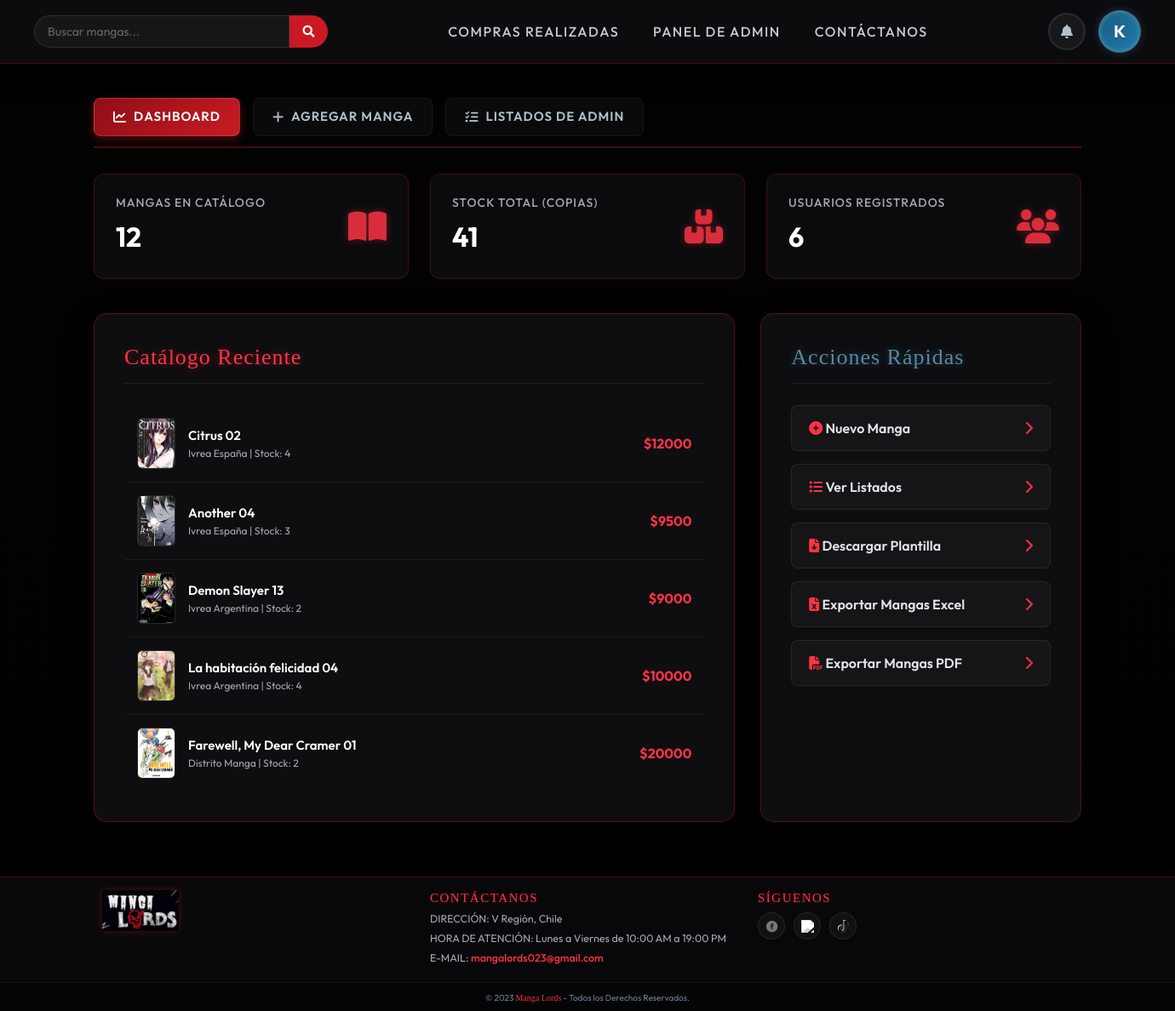
Page /administrador/ (signed in) on the earlier database version.
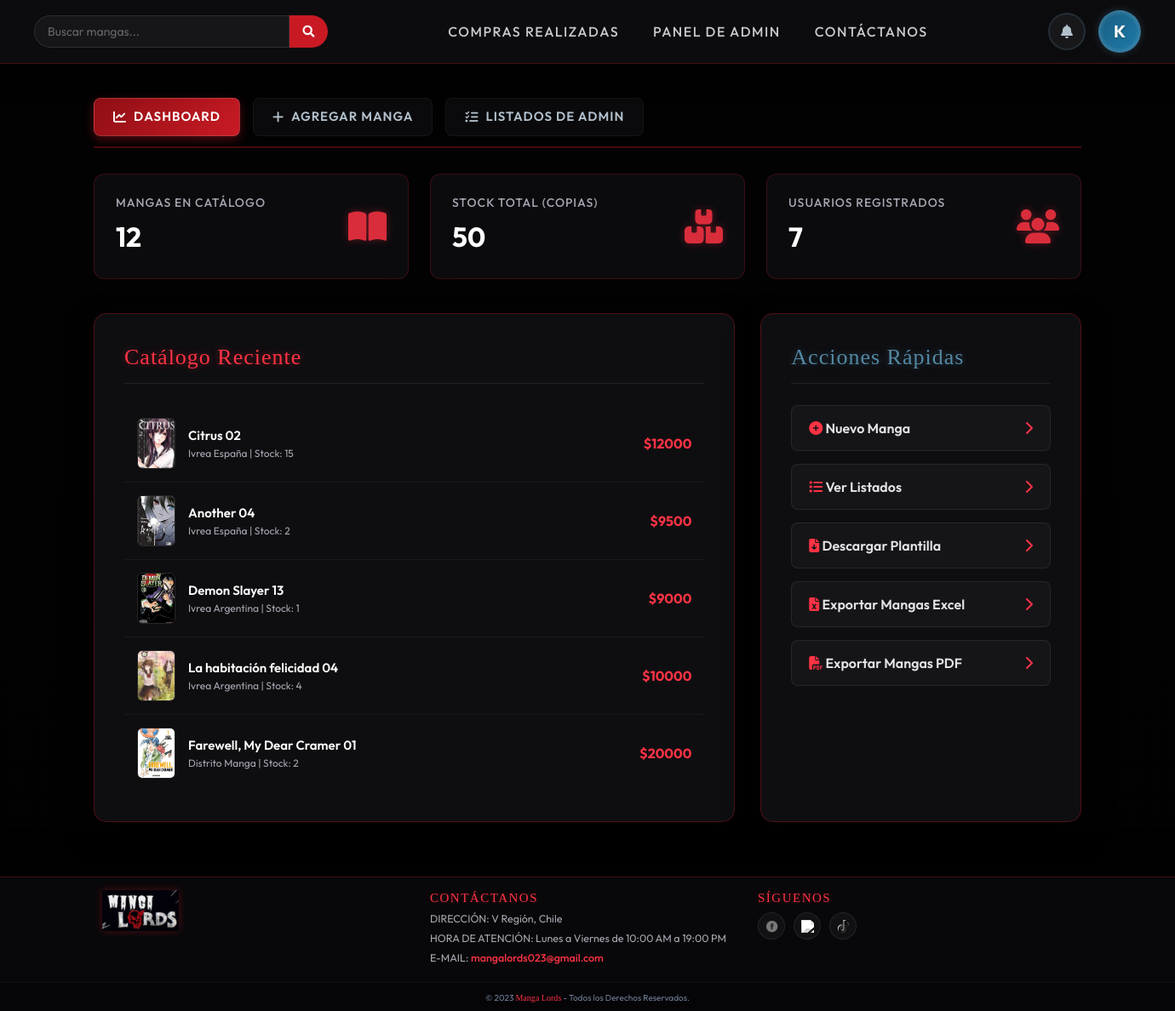
Same page on the later database version.
### app/models.py (models this page shows, shortened)
class Manga(models.Model):
    id = models.CharField(primary_key=True,max_length=6, verbose_name ="Id") #llave primaria
    titulo = models.CharField(max_length=50, verbose_name ="Título")
    imagen = models.ImageField(upload_to='imagenes/', verbose_name ="Imagenes" ,null=True)
    editorial = models.CharField(max_length=50, verbose_name ="Editotial")
    precio = models.IntegerField(verbose_name ="Precio")
    descripcion = models.TextField(max_length=1000, verbose_name ="Descripción")
    cantidad = models.IntegerField(verbose_name ="Cantidad")
    descuento = models.IntegerField(default=0, verbose_name="Descuento (%)")

### app/views.py (the view)
# urls.py: path('administrador/', admin, name='admin'),
@login_required
def admin(request):
    if not request.user.is_staff:
        return redirect('MangaLords')
    total_mangas = Manga.objects.count()
    total_stock = Manga.objects.aggregate(Sum('cantidad'))['cantidad__sum'] or 0
    total_users = User.objects.count()
    mangas_recientes = Manga.objects.all()[:5]
    context = {
        'total_mangas': total_mangas,
        'total_stock': total_stock,
        'total_users': total_users,
        'mangas_recientes': mangas_recientes,
    }
    return render(request, 'app/admin_dashboard.html', context)

### app/context_processors.py (called while the page is built, shortened)
def cart_counter(request):
    total_items = 0
    return {
        'cart_total_items': total_items
    }

def notifications_processor(request):
    if request.user.is_authenticated:
        notifs = Notificacion.objects.filter(user=request.user).order_by('-fecha_creacion')
        unread_count = notifs.filter(leido=False).count()
        return {
            'header_notifications': notifs[:15],  # Mostrar las últimas 15 en el panel
            'unread_notifications_count': unread_count
        }
    return {
        'header_notifications': [],
        'unread_notifications_count': 0
    }

### app/templates/app/admin_dashboard.html (shortened to what the changed rows need)
{% extends 'app/admin.html' %}
{% load static %}
{% block admin_contenido %}
<div class="dashboard-grid">
    <div class="stats-card" onclick="window.location.href='{% url 'listar_productos' %}'">
        <div class="stats-info">
            <h3>Stock Total (Copias)</h3>
            <p class="stats-number">{{ total_stock }}</p>
        </div>
    </div>
    <div class="stats-card" onclick="window.location.href='{% url 'listar_productos' %}'">
        <div class="stats-info">
            <h3>Usuarios Registrados</h3>
            <p class="stats-number">{{ total_users }}</p>
        </div>
    </div>
</div>
<div class="dashboard-sections">
    <div class="admin-card">
        <div class="admin-card-header">
            <h2 class="admin-title">Catálogo Reciente</h2>
        </div>
        {% if mangas_recientes %}
            <ul class="recent-mangas-list">
                {% for m in mangas_recientes %}
                    <li class="recent-manga-item">
                        <div class="recent-manga-info">
                            {% if m.imagen %}
                                <img src="{{ m.imagen.url }}" alt="{{ m.titulo }}" class="recent-manga-img">
                            {% else %}
                                <div class="recent-manga-no-img">
                                    <i class="fa-solid fa-image"></i>
                                </div>
                            {% endif %}
                            <div class="recent-manga-meta">
                                <span class="recent-manga-title">{{ m.titulo }}</span>
                                <span class="recent-manga-editorial">{{ m.editorial }} | Stock: {{ m.cantidad }}</span>
                            </div>
                        </div>
                        <div>
                            <span style="font-weight: 700; color: #ff3344; font-size: 16px;">${{ m.precio }}</span>
                        </div>
                    </li>
                {% endfor %}
            </ul>
        {% else %}
            <p class="text-muted text-center my-4">No hay mangas registrados en el sistema.</p>
        {% endif %}
    </div>
    <div class="admin-card">
        <div class="admin-card-header">
            <h2 class="admin-title" style="color: #5488a3; text-shadow: 0 0 10px rgba(84, 136, 163, 0.4);">Acciones Rápidas</h2>
        </div>
    </div>
</div>
{% endblock %}

Differences in the rows shown:
changed Manga "Citrus 02": cantidad "4" → "15"
changed Manga "Another 04": cantidad "3" → "2"
changed Manga "Demon Slayer 13": cantidad "2" → "1"
Other differences:
{{ total_stock }}: "41" → "50"
{{ total_users }}: "6" → "7"
